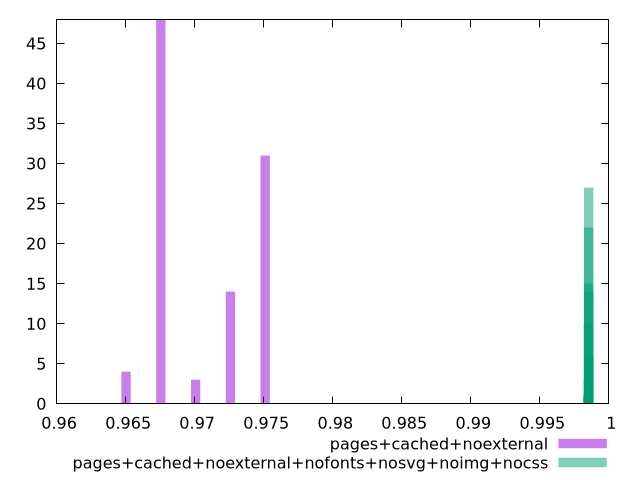

The gnuplot source for this figure:
$_pagesCachedNoexternal <<EOF
0.9751083816985162 31
0.9675494019954269 48
0.9725887217974865 14
0.9700690618964567 3
0.9650297420943973 4
EOF
$_pagesCachedNoexternalNofontsNosvgNoimgNocss <<EOF
0.9985384952323041 27
0.9985315761208041 22
0.9985177378978041 10
0.9985454143438041 14
0.998524657009304 15
0.9984969805633042 1
0.9984831423403041 1
0.998552333455304 6
0.9985108187863041 3
0.9984900614518042 1
EOF
set key outside below
set terminal pngcairo
set output "report_00004_2020-11-02T20-21-41.718Z/speed-index/speed-index_pages+cached+noexternal_pages+cached+noexternal+nofonts+nosvg+noimg+nocss+hist.png"
set boxwidth 0.0006704518272181348
set style fill transparent solid 0.5 noborder
set yrange [0:48]
plot $_pagesCachedNoexternal title "pages+cached+noexternal" with boxes ,$_pagesCachedNoexternalNofontsNosvgNoimgNocss title "pages+cached+noexternal+nofonts+nosvg+noimg+nocss" with boxes ,
